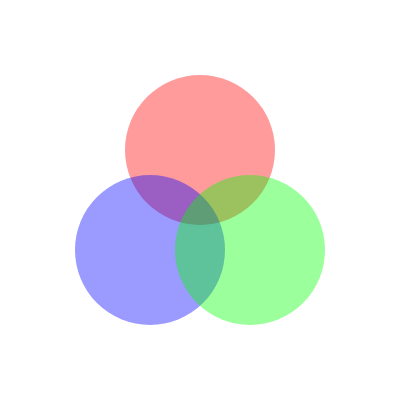
Frame 1 (no input)
Frame 60 (no input): identical to frame 1, image omitted
Frame 120 (the mouse pressed at the canvas centre since frame 60): identical to frame 1, image omitted

The p5.js sketch that drew this single still picture (run headless with seeded random() and noise() and a simulated clock; from frame 60 on, the mouse is pressed at the canvas centre):

// p5.js sketch
// ── sketch.js
function setup() {
  createCanvas(400, 400);
}

function draw() {
  background(255);
  noStroke();
  fill(255, 0, 0, 100);
  circle(200, 150, 150);
  fill(0, 0, 255, 100);
  circle(150, 250, 150);
  fill(0, 255, 0, 100);
  circle(250, 250, 150);
}
